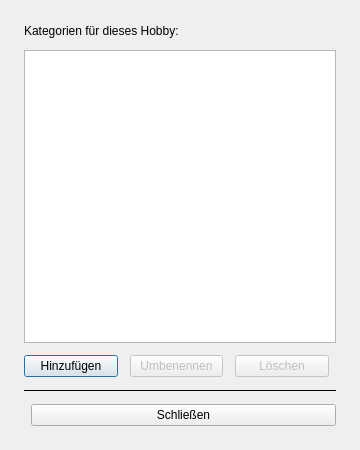
<?xml version="1.0" encoding="UTF-8"?>
<ui version="4.0">
 <class>CategoryManagementDialog</class>
 <widget class="QDialog" name="CategoryManagementDialog">
  <property name="geometry">
   <rect>
    <x>0</x>
    <y>0</y>
    <width>360</width>
    <height>450</height>
   </rect>
  </property>
  <property name="windowTitle">
   <string>Kategorien verwalten</string>
  </property>
  <layout class="QVBoxLayout" name="verticalLayout">
   <property name="spacing">
    <number>12</number>
   </property>
   <property name="leftMargin">
    <number>24</number>
   </property>
   <property name="topMargin">
    <number>24</number>
   </property>
   <property name="rightMargin">
    <number>24</number>
   </property>
   <property name="bottomMargin">
    <number>24</number>
   </property>
   <!-- Erklärung -->
   <item>
    <widget class="QLabel" name="descriptionLabel">
     <property name="text">
      <string>Kategorien für dieses Hobby:</string>
     </property>
    </widget>
   </item>
   <!-- Kategorie-Liste -->
   <item>
    <widget class="QListWidget" name="categoryListWidget"/>
   </item>
   <!-- Hinzufügen + Umbenennen + Löschen -->
   <item>
    <layout class="QHBoxLayout" name="actionButtonLayout">
     <item>
      <widget class="QPushButton" name="addButton">
       <property name="text">
        <string>Hinzufügen</string>
       </property>
      </widget>
     </item>
     <item>
      <widget class="QPushButton" name="renameButton">
       <property name="text">
        <string>Umbenennen</string>
       </property>
       <property name="enabled">
        <bool>false</bool>
       </property>
      </widget>
     </item>
     <item>
      <widget class="QPushButton" name="deleteButton">
       <property name="text">
        <string>Löschen</string>
       </property>
       <property name="enabled">
        <bool>false</bool>
       </property>
      </widget>
     </item>
     <item>
      <spacer name="actionSpacer">
       <property name="orientation">
        <enum>Qt::Orientation::Horizontal</enum>
       </property>
      </spacer>
     </item>
    </layout>
   </item>
   <!-- Trennlinie -->
   <item>
    <widget class="QFrame" name="separator">
     <property name="frameShape">
      <enum>QFrame::Shape::HLine</enum>
     </property>
    </widget>
   </item>
   <!-- Schließen -->
   <item>
    <layout class="QHBoxLayout" name="closeButtonLayout">
     <item>
      <spacer name="closeSpacer">
       <property name="orientation">
        <enum>Qt::Orientation::Horizontal</enum>
       </property>
      </spacer>
     </item>
     <item>
      <widget class="QPushButton" name="closeButton">
       <property name="text">
        <string>Schließen</string>
       </property>
      </widget>
     </item>
    </layout>
   </item>
  </layout>
 </widget>
 <tabstops>
  <tabstop>categoryListWidget</tabstop>
  <tabstop>addButton</tabstop>
  <tabstop>renameButton</tabstop>
  <tabstop>deleteButton</tabstop>
  <tabstop>closeButton</tabstop>
 </tabstops>
 <resources/>
 <connections>
  <connection>
   <sender>closeButton</sender>
   <signal>clicked()</signal>
   <receiver>CategoryManagementDialog</receiver>
   <slot>accept()</slot>
   <hints>
    <hint type="sourcelabel">
     <x>288</x>
     <y>270</y>
    </hint>
    <hint type="destinationlabel">
     <x>180</x>
     <y>150</y>
    </hint>
   </hints>
  </connection>
 </connections>
</ui>
